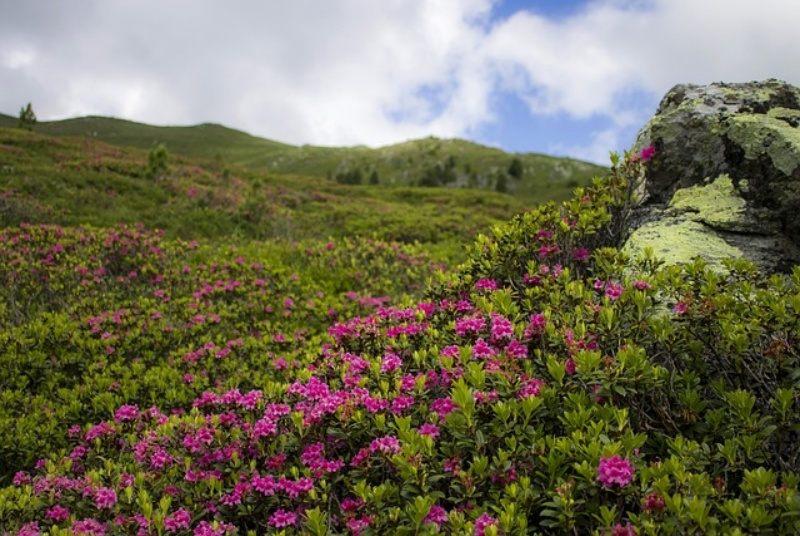
#> input picture input_examples/spring.jpg, 800 x 536 px, given as the content of the folder images/spring/, which was not available
$ python season_histogram.py
#> lines starting #> are read from the running program, lines starting #| are printed output that depends on the picture; pictures that were not available may be replaced by others from this repository, and a replacement may not be noted
import numpy as np
from matplotlib import pyplot as plot
import cv2 as cv
import os

def readImage(image_dir, season):

    #Hold the hue/sat values in their own array.
#> called with image_dir = 'images/spring/', season = 'spring'
    hue_array = []
    sat_array = []

    count = 0

    print(season + " start")

    #Read them into the season_img array
    for file in os.listdir(image_dir):

        #Read in every file from given directory
        img = cv.imread(image_dir + file)
#> img is the input picture: shape (536, 800, 3); mean B, G, R 83.6, 108.3, 113.2

        #Switch color mode to Hue/Sat/Value, and split the channels
        #so that we save the hue and sat values separately. "Value" channel discarded.
        hsv = cv.cvtColor(img, cv.COLOR_BGR2HSV)
#> hsv: shape (536, 800, 3); mean H, S, V 59.1, 123.7, 120.4
        h,s,v = cv.split(hsv)
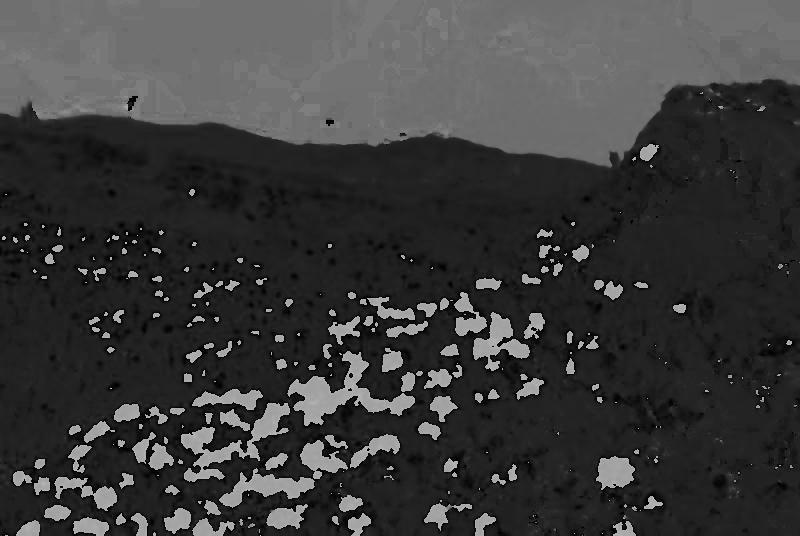
#> h: shape (536, 800); min 0, max 179, mean 59.1
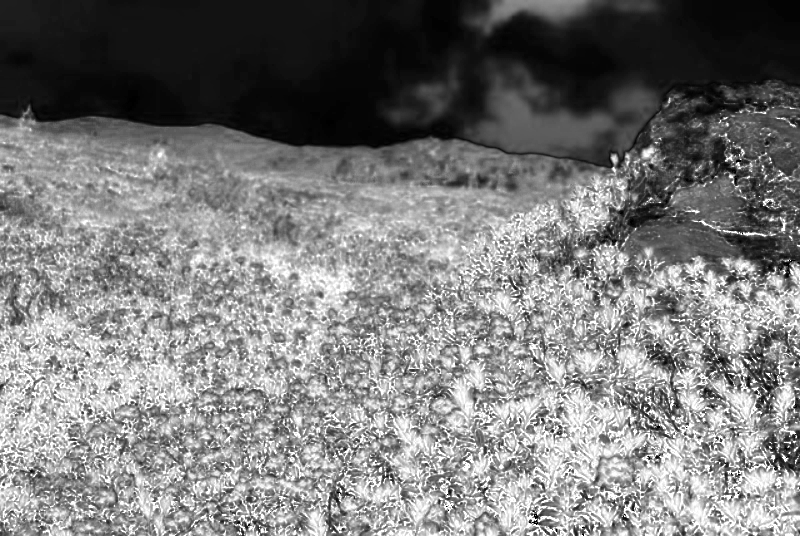
#> s: shape (536, 800); min 0, max 255, mean 123.7
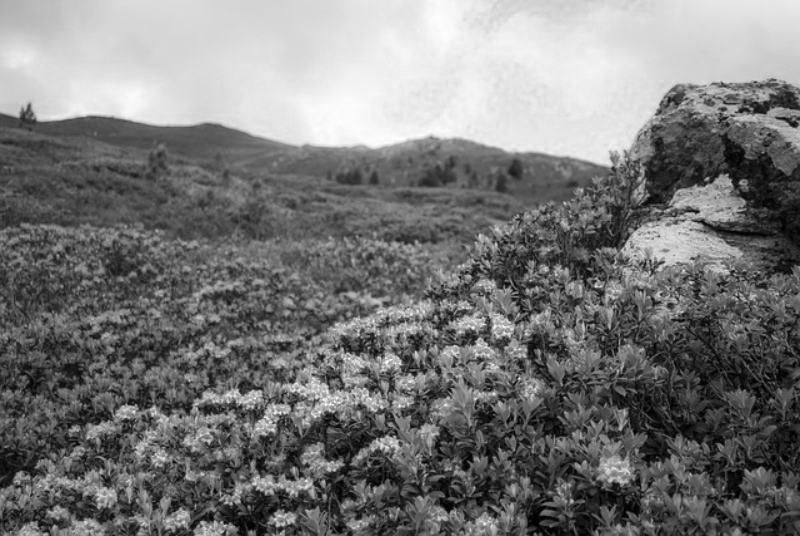
#> v: shape (536, 800); min 0, max 255, mean 120.4

        #Save all the hue values into a single array. Normalize them into range 0-12.
        for i in range(len(h)):
            for j in range(len(h[i])):
                temp = h[i][j]
                temp = round(temp / 180 * 12)
               # temp = round(temp)
                if temp >= 170:
                    temp = 10
                hue_array.append(temp)
#> after the loop, hue_array = 428800 items

        #Save all the sat values into a single array. Normalize them 0-4.
        for i in range(len(s)):
           for j in range(len(s[i])):
               temp2 = s[i][j]
               temp2 = round(temp2 / 256 * 4)
               if temp2 >= 5:
                   temp2 = 4
               sat_array.append(temp2)
#> after the loop, sat_array = 428800 items

        #Console debug: the runtime is slow so you can monitor this to see progress.
        #Runs 0-74 for each season.
        print(count)
        count += 1

    #These are the colors of each bin. Only half are shown on graph due to space.
    color_array = ["red","orange", "yellow", "lime", "green", "turquoise", "teal", "light-blue", "blue", "lavender", "purple", "magenta"]

    #Create a chart that plots hue x sat in bins of 12 x 4.
    fig = plot.figure()
    ax = fig.add_subplot(111,projection='3d')
    hist, x_edge, y_edge= np.histogram2d(hue_array, sat_array, bins=[12,4], range=[[0, 12], [0, 3]])
#> hist = [[334, 1689, 5083, 856], [268, 4620, 20143, 6987], [2821, 32499, 85794, 86107], [1184, 2624, 2348, 1373], [409, 58, 14, 10], [403, 36, 6, 3], [495, 47, 3, 0], [33252, 14417, 1725, 1], [49957, 928, 10, 6], [225, 18, 6, 9], [8, 21, 19, 17], [98, 2187, 15481, 10181]]; x_edge = [0, 1, 2, 3, 4, 5, 6, 7, 8, 9, 10, 11, 12]; y_edge = [0, 0.75, 1.5, 2.25, 3]

    xpos, ypos = np.meshgrid(x_edge[:-1] + 1, y_edge[:-1] + 1, indexing="ij")
    xpos = xpos.ravel()
#> xpos = 48 values from 1 to 12
    ypos = ypos.ravel()
    zpos = 0
    dx = dy = 1 * np.ones_like(zpos)
    dz = hist.ravel()
#> dz = 48 values, max 86107 at index 11, min 0 at index 27, mean 8016.2

    ax.bar3d(xpos, ypos, zpos, dx, dy, dz, zsort='average')

    #Label each axis.
    plot.xlabel('Hue: half the bins marked')
    plot.ylabel('Saturation: low to high')
    axis_color_labels = ["red", "", "yellow", "", "green", "", "teal", "", "blue", "", "purple", ""]
    bins = [1,2,3,4,5,6,7,8,9,10,11,12]

    #Part of my attempt to color the bars - didn't work out.
    plot.xticks(bins, axis_color_labels)

    #Set the graph title and save histogram to [season].jpg
    plot.title(season)
    plot.savefig(season + ".jpg")
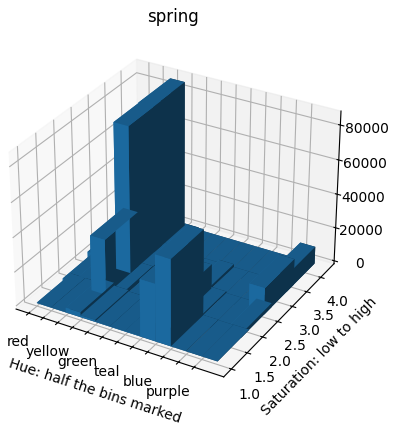
#> figure drawn by matplotlib, 1 panel
    plot.show()

    #View histogram before program closes.
    cv.waitKey()


def main():

    spring_dir = 'images/spring/'
    winter_dir = 'images/winter/'
    summer_dir = 'images/summer/'
    fall_dir = 'images/fall/'

    readImage(spring_dir, "spring")
    readImage(summer_dir, "summer")
#> call 2 of readImage, with image_dir = 'images/summer/', season = 'summer'
#> in readImage (call 2), `plot.savefig(season + ".jpg")`:
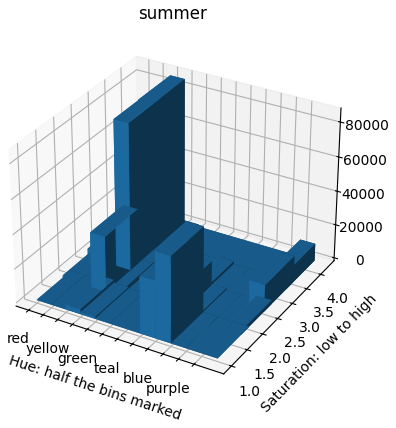
#> figure drawn by matplotlib, 1 panel
    readImage(fall_dir, "fall")
    readImage(winter_dir, "winter")

main()
